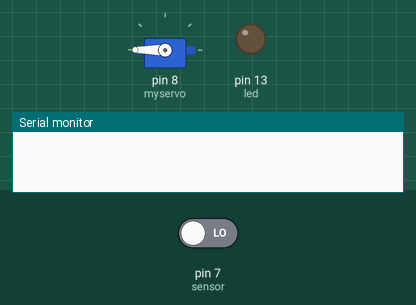
A sketch run on a simulated Arduino Uno, built with avr-gcc and run on an emulated ATmega328P. Parts: servo, output pins drawn as LEDs (lit = HIGH), the last lines printed to the serial monitor. The test bench sets the inputs (shaded band); at power-on: pin 7 (sensor) LOW.

Above: at 1.2 s.
1.3 s: pin 7 (sensor) driven HIGH
At 2.5 s:
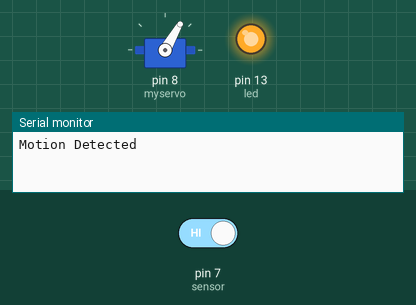
2.8 s: pin 7 (sensor) driven LOW
At 3.9 s:
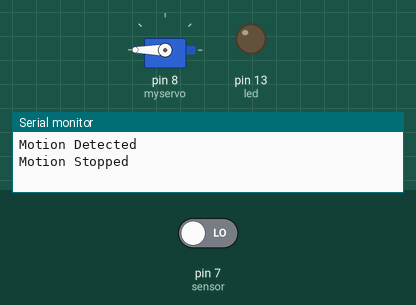
Timing chart, 0 to 5.8 s (numbered marks = the images above; inputs shaded):
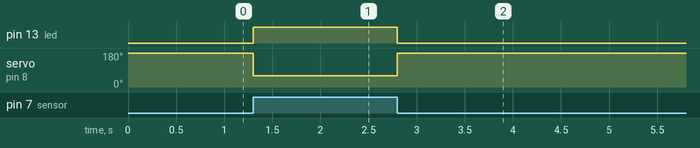

The sketch:

SERVP_PIR.ino
```cpp
 #include <Servo.h> // Library for Servo
Servo myservo; // Name of my Servo
int led = 13;

int sensor = 7; // Sensor is connected to D2
int state = LOW; // Initial value for variable state is low
int val = 0; // Initial value for variable val is 0
void setup() {
pinMode(led, OUTPUT);
myservo.attach(8); // Servo is connected to D9
pinMode(sensor, INPUT); // D2 is set as a Input
Serial.begin(9600); // Start for Serial Communication
}
void loop() {
val = digitalRead(sensor);
if(val==HIGH){
digitalWrite(led, HIGH);
myservo.write(60);
if (state == LOW){
Serial.println("Motion Detected");
state = HIGH;
}

}
else {
digitalWrite(led, LOW);
myservo.write(180);
if(state == HIGH){
Serial.println("Motion Stopped");
state = LOW;
delay(5);
}
}
}
```

Measured:
- after the input at 1.3 s, pin 13 (led): LOW → HIGH at once; servo on pin 8 (myservo): 180° → 60° at once
- after the input at 2.8 s, pin 13 (led): HIGH → LOW at once; servo on pin 8 (myservo): 60° → 180° at once
